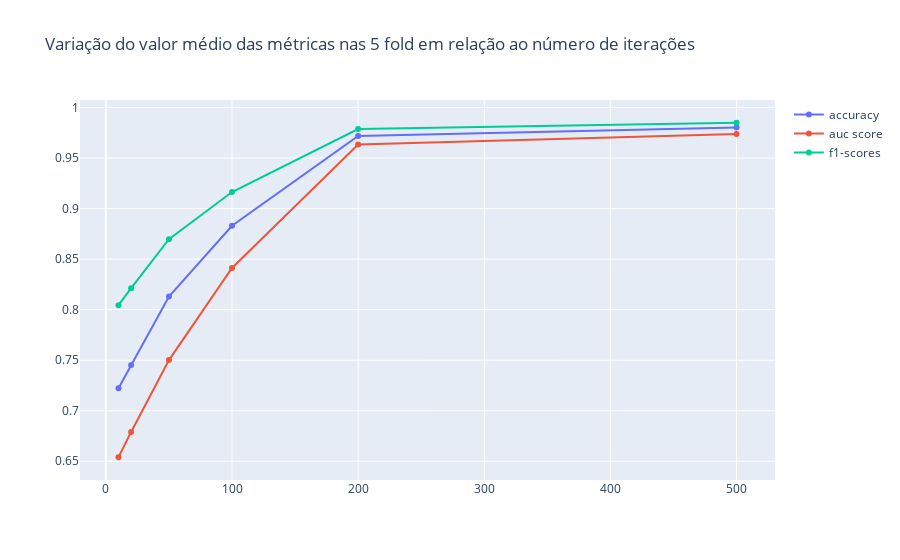

The notebook cell this image was saved under:
### Markdown cell above
A fim de analisar os resultados obtidos, foi representado gráficamente o valor da média e o desvio padrão das métricas nas 5 dobras para cada um dos valores de estimators. Os gráficos a seguir apresentam os resultados obtidos.

### Code cell
fig = go.Figure()
fig.add_trace(go.Scatter(x=n_estimators, y=metrics_mean['acc'],
                    mode='lines+markers',
                    name='accuracy'))
fig.add_trace(go.Scatter(x=n_estimators, y=metrics_mean['roc'],
                    mode='lines+markers',
                    name='auc score'))
fig.add_trace(go.Scatter(x=n_estimators, y=metrics_mean['f1'],
                    mode='lines+markers', name='f1-scores'))
fig.update_layout(title="Variação do valor médio das métricas nas 5 fold em relação ao número de iterações")
fig.show()

### Figure 1 — Plotly figure (JSON) as saved in the notebook; plotly's stock layout.template omitted (floating-point values rounded to 4 significant figures)
{"data": [{"mode": "lines+markers", "name": "accuracy", "type": "scatter", "x": [10, 20, 50, 100, 200, 500], "y": [0.7223, 0.7452, 0.8131, 0.883, 0.9718, 0.9802]}, {"mode": "lines+markers", "name": "auc score", "type": "scatter", "x": [10, 20, 50, 100, 200, 500], "y": [0.654, 0.6791, 0.7501, 0.8413, 0.9634, 0.9738]}, {"mode": "lines+markers", "name": "f1-scores", "type": "scatter", "x": [10, 20, 50, 100, 200, 500], "y": [0.8044, 0.8212, 0.8697, 0.9164, 0.9787, 0.9849]}], "layout": {"title": {"text": "Variação do valor médio das métricas nas 5 fold em relação ao número de iterações"}}}
